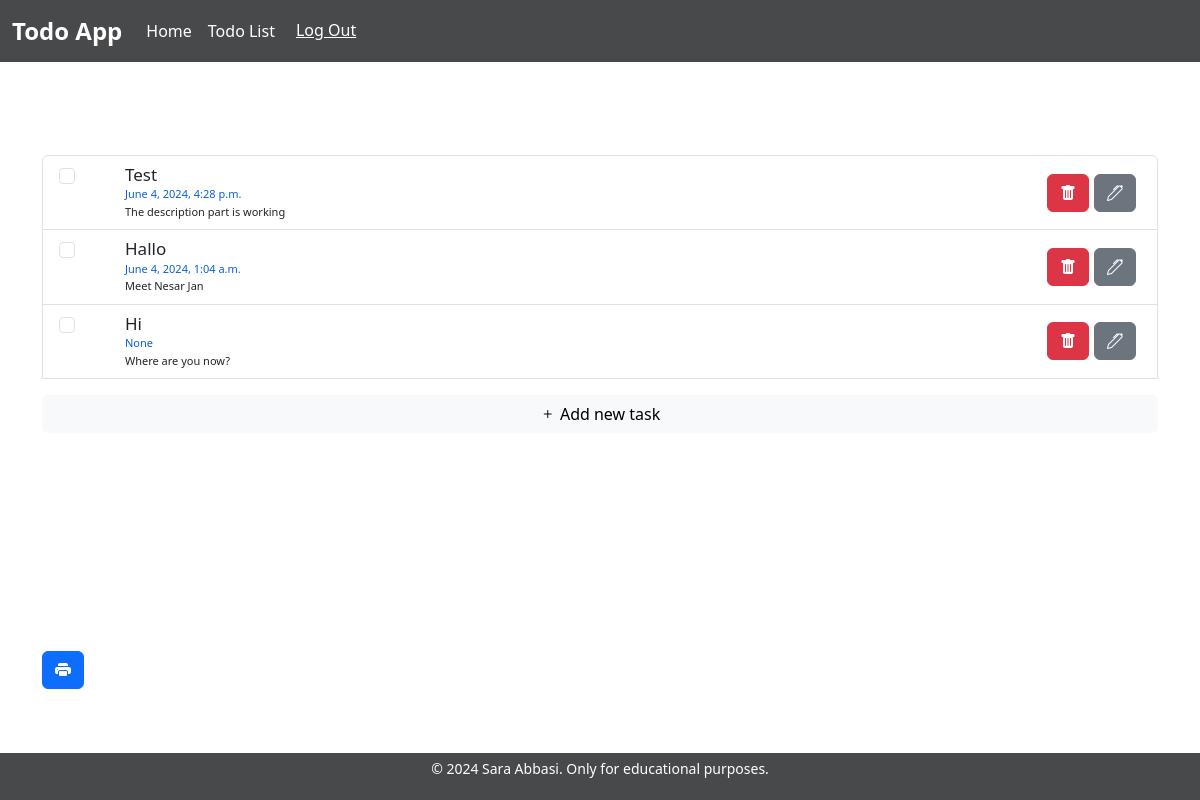
The page /list/ (signed in) on the database as committed earlier.
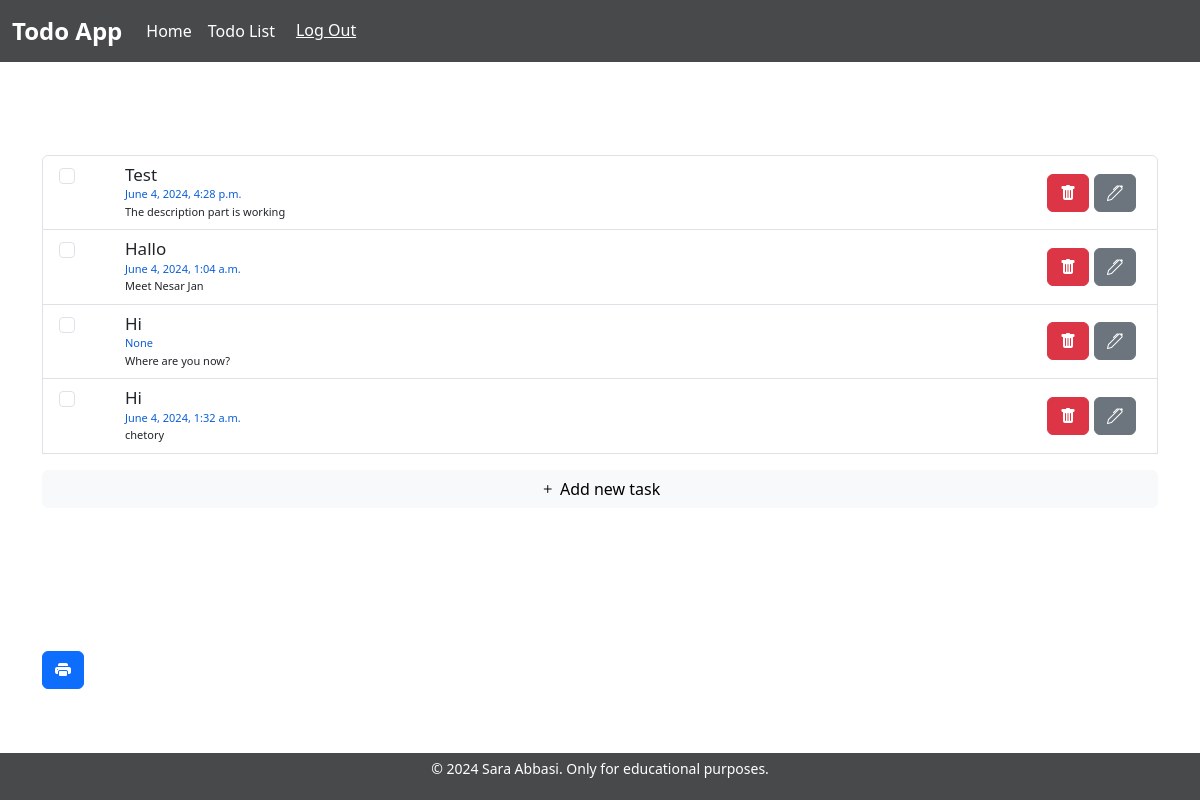
The same page on the database as committed later.
### todo_app/models.py (models this page shows, shortened)
class TodoItem(models.Model):
    title = models.CharField(max_length=200)
    description = models.TextField(blank=True)
    checked = models.BooleanField(default=False)
    owner = models.ForeignKey(User, on_delete=models.CASCADE, null=True)
    date = models.DateTimeField(blank=True, null=True)

### todo_app/views.py (the view, shortened to what this page needs)
# urls.py: path('list/', todo_list_view, name='todo_list'),
@login_required(login_url='/accounts/login')
def todo_list_view(request):
    user = request.user
    query = TodoItem.objects.filter(owner = user)
    todo_list_len = len(query)
    return render(request, 'todo_app/todo_list.html', {'todolist': query,'todo_list_len': todo_list_len})

### todo_app/templates/todo_app/todo_list.html (shortened to what this page needs)
{% extends 'base.html' %}
{% block content %}
<div class="list-container">
  {% if todo_list_len == 0 %}
  <div>
    <h3>Nothing here ...</h3>
    <a class='link' href="{% url 'todo_app:todo_item_create' %}">You can add a task here</a>
  </div>
  {% else %}
  <div class="todo-list-container">
    <form method="POST" action="{% url 'todo_app:todo_list' %}" id="todo-list-form">
      <div class="todo-list">
        <ul class="list-group">
          {% for todoitem in todolist %}
              <li class="list-group-item todo-item">
                <div class="todo-item-content">
                  {% if todoitem.checked %}
                  <input class="check-input form-check-input job-done-input" type="checkbox" name="checked" checked value="{{todoitem.id}}" aria-label="...">
                  <div class="job-done-text job-text">
                    <h6>{{todoitem.title}}</h6>
                    <p>{{todoitem.date}}</p>
                    <p>{{todoitem.description}}</p>
                  </div>
                  {% else %}
                  <input class="check-input form-check-input" type="checkbox" name="checked" value="{{todoitem.id}}" aria-label="...">
                  <div class="job-undone-text job-text">
                    <h6>{{todoitem.title}}</h6>
                    <p class="todo-date">{{todoitem.date}}</p>
                    <p>{{todoitem.description}}</p>
                  </div>
                  {% endif %}
                </div>
                <div class="todo-item-action">
                  <a class='btn btn-danger' href="{% url 'todo_app:todo_item_delete' todoitem.id %}"><i class="bi bi-trash-fill"></i></a>
                  <a class='btn btn-secondary' href="{% url 'todo_app:todo_item_edit' todoitem.id %}"><i class="bi bi-pen"></i></a>
                </div>
              </li>
          {% endfor %}
          <a class='btn btn-light mt-3' href="{% url 'todo_app:todo_item_create' %}"><i class="bi bi-plus"></i> Add new task</a>
        </ul>
      </div>
      <button class='btn btn-primary mt-3' id="print-paper" type="button"><i class="bi bi-printer-fill"></i></button>
  </form>
  </div>
  {% endif %}
</div>
{% endblock %}

### todo_app/templates/base.html (shortened to what this page needs)
<!DOCTYPE html>
<html lang="en">
<head>
    <link href="https://cdn.jsdelivr.net/npm/bootstrap@5.3.3/dist/css/bootstrap.min.css" rel="stylesheet">
    <link rel="stylesheet" href="https://cdn.jsdelivr.net/npm/bootstrap-icons@1.4.0/font/bootstrap-icons.css">
    {% load static %}
    <link rel="stylesheet" href="{% static 'todo_app/styles.css' %}">
</head>
<body>
    <nav class="navbar navbar-expand-lg bg-body-tertiary">
        <div class="container-fluid">
          <a class="navbar-brand logo" href="{% url 'todo_app:home' %}">Todo App</a>
          <div class="collapse navbar-collapse" id="navbarNav">
            <ul class="navbar-nav">
              <li class="nav-item">
                <a class="nav-link active" aria-current="page" href="{% url 'todo_app:home' %}">Home</a>
              </li>
              <li class="nav-item">
                <a class="nav-link active" aria-current="page" href="{% url 'todo_app:todo_list' %}">Todo List</a>
              </li>
              <li class="nav-item">
                {% if user.is_authenticated %}
                <form action='{% url "accounts:logout" %}' method="POST">
                  <button class='btn btn-link'>Log Out</button>
                </form>
                {% else %}
                <a class='btn btn-link' href="{% url 'accounts:login' %}">Log In</a> / <a class='btn btn-link' href="{% url 'accounts:signup' %}">Sign Up</a>
                {% endif %}
              </li>
            </ul>
          </div>
        </div>
      </nav>
    <div class="container">
        {% block content %}{% endblock %}
    </div>
    <footer>
      <p>&copy; 2024 Sara Abbasi. Only for educational purposes.</p>
  </footer>
</body>
</html>

### static/todo_app/styles.css (style rules this page uses)
.navbar { background-color: #48494B !important; }
.navbar .navbar-brand, .navbar .nav-link, .navbar .btn-link { color: #ffffff !important; }
.logo { font-size: 1.5em; font-weight: bold; color: #ffffff !important; }
.todo-list-container { width: 100%; }
.todo-list { min-height: 60vh; }
.todo-item { display: flex; align-items: center; justify-content: space-between; }
.list-container { display: flex; width: 100%; justify-content: center; align-items: center; min-height: 90vh; }
.todo-item-content { display: flex; }
.todo-item-content input { margin-right: 10px; }
.todo-item-action { display: flex; }
.todo-item-action a { margin-right: 5px; }
.todo-date { color: #0b5ed7; }
.job-text h6 { font-size: 17px; margin: 1px 0; margin-left: 40px; }
.job-text p { font-size: 11px; margin: 1px 0; margin-left: 40px; }
footer { background-color: #48494B; text-align: center; padding: 5px 0; position: fixed; bottom: 0; width: 100%; }
footer p { color: #ffffff; font-size: 14px; }

Rows that differ between the two databases and show on the page:
added TodoItem: title "Hi", date "June 4, 2024, 1:32 a.m.", description "chetory"
